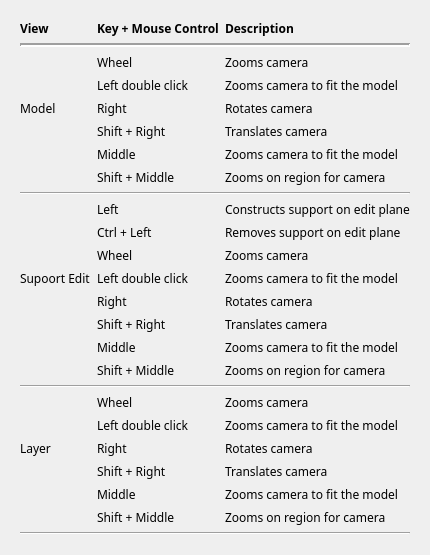
           <widget class="QWidget" name="tab_2">
            <attribute name="title">
             <string>Mouse Control</string>
            </attribute>
            <layout class="QGridLayout" name="gridLayout_5">
             <item row="0" column="0">
              <widget class="QFrame" name="frame_2">
               <property name="font">
                <font>
                 <family>맑은 고딕</family>
                 <pointsize>9</pointsize>
                 <weight>50</weight>
                 <bold>false</bold>
                </font>
               </property>
               <layout class="QGridLayout" name="gridLayout_2">
                <item row="22" column="1">
                 <widget class="QLabel" name="label_83">
                  <property name="font">
                   <font>
                    <family>맑은 고딕</family>
                    <pointsize>9</pointsize>
                    <weight>50</weight>
                    <bold>false</bold>
                   </font>
                  </property>
                  <property name="text">
                   <string>Middle</string>
                  </property>
                 </widget>
                </item>
                <item row="11" column="1">
                 <widget class="QLabel" name="label_59">
                  <property name="font">
                   <font>
                    <family>맑은 고딕</family>
                    <pointsize>9</pointsize>
                    <weight>50</weight>
                    <bold>false</bold>
                   </font>
                  </property>
                  <property name="text">
                   <string>Wheel</string>
                  </property>
                 </widget>
                </item>
                <item row="20" column="0">
                 <widget class="QLabel" name="label_29">
                  <property name="maximumSize">
                   <size>
                    <width>150</width>
                    <height>16777215</height>
                   </size>
                  </property>
                  <property name="font">
                   <font>
                    <family>맑은 고딕</family>
                    <pointsize>9</pointsize>
                    <weight>50</weight>
                    <bold>false</bold>
                   </font>
                  </property>
                  <property name="text">
                   <string>Layer</string>
                  </property>
                 </widget>
                </item>
                <item row="14" column="1">
                 <widget class="QLabel" name="label_68">
                  <property name="font">
                   <font>
                    <family>맑은 고딕</family>
                    <pointsize>9</pointsize>
                    <weight>50</weight>
                    <bold>false</bold>
                   </font>
                  </property>
                  <property name="text">
                   <string>Shift + Right</string>
                  </property>
                 </widget>
                </item>
                <item row="5" column="2">
                 <widget class="QLabel" name="label_51">
                  <property name="font">
                   <font>
                    <family>맑은 고딕</family>
                    <pointsize>9</pointsize>
                    <weight>50</weight>
                    <bold>false</bold>
                   </font>
                  </property>
                  <property name="text">
                   <string>Translates camera</string>
                  </property>
                 </widget>
                </item>
                <item row="5" column="1">
                 <widget class="QLabel" name="label_50">
                  <property name="font">
                   <font>
                    <family>맑은 고딕</family>
                    <pointsize>9</pointsize>
                    <weight>50</weight>
                    <bold>false</bold>
                   </font>
                  </property>
                  <property name="text">
                   <string>Shift + Right</string>
                  </property>
                 </widget>
                </item>
                <item row="4" column="2">
                 <widget class="QLabel" name="label_37">
                  <property name="font">
                   <font>
                    <family>맑은 고딕</family>
                    <pointsize>9</pointsize>
                    <weight>50</weight>
                    <bold>false</bold>
                   </font>
                  </property>
                  <property name="text">
                   <string>Rotates camera</string>
                  </property>
                 </widget>
                </item>
                <item row="7" column="2">
                 <widget class="QLabel" name="label_57">
                  <property name="font">
                   <font>
                    <family>맑은 고딕</family>
                    <pointsize>9</pointsize>
                    <weight>50</weight>
                    <bold>false</bold>
                   </font>
                  </property>
                  <property name="text">
                   <string>Zooms on region for camera</string>
                  </property>
                 </widget>
                </item>
                <item row="6" column="2">
                 <widget class="QLabel" name="label_54">
                  <property name="font">
                   <font>
                    <family>맑은 고딕</family>
                    <pointsize>9</pointsize>
                    <weight>50</weight>
                    <bold>false</bold>
                   </font>
                  </property>
                  <property name="text">
                   <string>Zooms camera to fit the model</string>
                  </property>
                 </widget>
                </item>
                <item row="7" column="1">
                 <widget class="QLabel" name="label_56">
                  <property name="font">
                   <font>
                    <family>맑은 고딕</family>
                    <pointsize>9</pointsize>
                    <weight>50</weight>
                    <bold>false</bold>
                   </font>
                  </property>
                  <property name="text">
                   <string>Shift + Middle</string>
                  </property>
                 </widget>
                </item>
                <item row="6" column="1">
                 <widget class="QLabel" name="label_53">
                  <property name="font">
                   <font>
                    <family>맑은 고딕</family>
                    <pointsize>9</pointsize>
                    <weight>50</weight>
                    <bold>false</bold>
                   </font>
                  </property>
                  <property name="text">
                   <string>Middle</string>
                  </property>
                 </widget>
                </item>
                <item row="8" column="0" colspan="3">
                 <widget class="Line" name="line_5">
                  <property name="font">
                   <font>
                    <family>맑은 고딕</family>
                    <pointsize>9</pointsize>
                    <weight>50</weight>
                    <bold>false</bold>
                   </font>
                  </property>
                  <property name="frameShadow">
                   <enum>QFrame::Sunken</enum>
                  </property>
                  <property name="orientation">
                   <enum>Qt::Horizontal</enum>
                  </property>
                 </widget>
                </item>
                <item row="9" column="1">
                 <widget class="QLabel" name="label_36">
                  <property name="font">
                   <font>
                    <family>맑은 고딕</family>
                    <pointsize>9</pointsize>
                    <weight>50</weight>
                    <bold>false</bold>
                   </font>
                  </property>
                  <property name="text">
                   <string>Left</string>
                  </property>
                 </widget>
                </item>
                <item row="9" column="2">
                 <widget class="QLabel" name="label_28">
                  <property name="font">
                   <font>
                    <family>맑은 고딕</family>
                    <pointsize>9</pointsize>
                    <weight>50</weight>
                    <bold>false</bold>
                   </font>
                  </property>
                  <property name="text">
                   <string>Constructs support on edit plane</string>
                  </property>
                 </widget>
                </item>
                <item row="10" column="2">
                 <widget class="QLabel" name="label_44">
                  <property name="font">
                   <font>
                    <family>맑은 고딕</family>
                    <pointsize>9</pointsize>
                    <weight>50</weight>
                    <bold>false</bold>
                   </font>
                  </property>
                  <property name="text">
                   <string>Removes support on edit plane</string>
                  </property>
                 </widget>
                </item>
                <item row="10" column="1">
                 <widget class="QLabel" name="label_43">
                  <property name="font">
                   <font>
                    <family>맑은 고딕</family>
                    <pointsize>9</pointsize>
                    <weight>50</weight>
                    <bold>false</bold>
                   </font>
                  </property>
                  <property name="text">
                   <string>Ctrl + Left</string>
                  </property>
                 </widget>
                </item>
                <item row="11" column="2">
                 <widget class="QLabel" name="label_60">
                  <property name="font">
                   <font>
                    <family>맑은 고딕</family>
                    <pointsize>9</pointsize>
                    <weight>50</weight>
                    <bold>false</bold>
                   </font>
                  </property>
                  <property name="text">
                   <string>Zooms camera</string>
                  </property>
                 </widget>
                </item>
                <item row="12" column="2">
                 <widget class="QLabel" name="label_63">
                  <property name="font">
                   <font>
                    <family>맑은 고딕</family>
                    <pointsize>9</pointsize>
                    <weight>50</weight>
                    <bold>false</bold>
                   </font>
                  </property>
                  <property name="text">
                   <string>Zooms camera to fit the model</string>
                  </property>
                 </widget>
                </item>
                <item row="12" column="0">
                 <widget class="QLabel" name="label_61">
                  <property name="maximumSize">
                   <size>
                    <width>150</width>
                    <height>16777215</height>
                   </size>
                  </property>
                  <property name="font">
                   <font>
                    <family>맑은 고딕</family>
                    <pointsize>9</pointsize>
                    <weight>50</weight>
                    <bold>false</bold>
                   </font>
                  </property>
                  <property name="text">
                   <string>Supoort Edit</string>
                  </property>
                 </widget>
                </item>
                <item row="13" column="1">
                 <widget class="QLabel" name="label_65">
                  <property name="font">
                   <font>
                    <family>맑은 고딕</family>
                    <pointsize>9</pointsize>
                    <weight>50</weight>
                    <bold>false</bold>
                   </font>
                  </property>
                  <property name="text">
                   <string>Right</string>
                  </property>
                 </widget>
                </item>
                <item row="12" column="1">
                 <widget class="QLabel" name="label_62">
                  <property name="font">
                   <font>
                    <family>맑은 고딕</family>
                    <pointsize>9</pointsize>
                    <weight>50</weight>
                    <bold>false</bold>
                   </font>
                  </property>
                  <property name="text">
                   <string>Left double click</string>
                  </property>
                 </widget>
                </item>
                <item row="13" column="2">
                 <widget class="QLabel" name="label_66">
                  <property name="font">
                   <font>
                    <family>맑은 고딕</family>
                    <pointsize>9</pointsize>
                    <weight>50</weight>
                    <bold>false</bold>
                   </font>
                  </property>
                  <property name="text">
                   <string>Rotates camera</string>
                  </property>
                 </widget>
                </item>
                <item row="16" column="1">
                 <widget class="QLabel" name="label_74">
                  <property name="font">
                   <font>
                    <family>맑은 고딕</family>
                    <pointsize>9</pointsize>
                    <weight>50</weight>
                    <bold>false</bold>
                   </font>
                  </property>
                  <property name="text">
                   <string>Shift + Middle</string>
                  </property>
                 </widget>
                </item>
                <item row="15" column="2">
                 <widget class="QLabel" name="label_72">
                  <property name="font">
                   <font>
                    <family>맑은 고딕</family>
                    <pointsize>9</pointsize>
                    <weight>50</weight>
                    <bold>false</bold>
                   </font>
                  </property>
                  <property name="text">
                   <string>Zooms camera to fit the model</string>
                  </property>
                 </widget>
                </item>
                <item row="15" column="1">
                 <widget class="QLabel" name="label_71">
                  <property name="font">
                   <font>
                    <family>맑은 고딕</family>
                    <pointsize>9</pointsize>
                    <weight>50</weight>
                    <bold>false</bold>
                   </font>
                  </property>
                  <property name="text">
                   <string>Middle</string>
                  </property>
                 </widget>
                </item>
                <item row="18" column="2">
                 <widget class="QLabel" name="label_48">
                  <property name="font">
                   <font>
                    <family>맑은 고딕</family>
                    <pointsize>9</pointsize>
                    <weight>50</weight>
                    <bold>false</bold>
                   </font>
                  </property>
                  <property name="text">
                   <string>Zooms camera</string>
                  </property>
                 </widget>
                </item>
                <item row="16" column="2">
                 <widget class="QLabel" name="label_75">
                  <property name="font">
                   <font>
                    <family>맑은 고딕</family>
                    <pointsize>9</pointsize>
                    <weight>50</weight>
                    <bold>false</bold>
                   </font>
                  </property>
                  <property name="text">
                   <string>Zooms on region for camera</string>
                  </property>
                 </widget>
                </item>
                <item row="17" column="0" colspan="3">
                 <widget class="Line" name="line_6">
                  <property name="font">
                   <font>
                    <family>맑은 고딕</family>
                    <pointsize>9</pointsize>
                    <weight>50</weight>
                    <bold>false</bold>
                   </font>
                  </property>
                  <property name="orientation">
                   <enum>Qt::Horizontal</enum>
                  </property>
                 </widget>
                </item>
                <item row="18" column="1">
                 <widget class="QLabel" name="label_46">
                  <property name="font">
                   <font>
                    <family>맑은 고딕</family>
                    <pointsize>9</pointsize>
                    <weight>50</weight>
                    <bold>false</bold>
                   </font>
                  </property>
                  <property name="text">
                   <string>Wheel</string>
                  </property>
                 </widget>
                </item>
                <item row="20" column="1">
                 <widget class="QLabel" name="label_77">
                  <property name="font">
                   <font>
                    <family>맑은 고딕</family>
                    <pointsize>9</pointsize>
                    <weight>50</weight>
                    <bold>false</bold>
                   </font>
                  </property>
                  <property name="text">
                   <string>Right</string>
                  </property>
                 </widget>
                </item>
                <item row="19" column="1">
                 <widget class="QLabel" name="label_30">
                  <property name="font">
                   <font>
                    <family>맑은 고딕</family>
                    <pointsize>9</pointsize>
                    <weight>50</weight>
                    <bold>false</bold>
                   </font>
                  </property>
                  <property name="text">
                   <string>Left double click</string>
                  </property>
                 </widget>
                </item>
                <item row="19" column="2">
                 <widget class="QLabel" name="label_31">
                  <property name="font">
                   <font>
                    <family>맑은 고딕</family>
                    <pointsize>9</pointsize>
                    <weight>50</weight>
                    <bold>false</bold>
                   </font>
                  </property>
                  <property name="text">
                   <string>Zooms camera to fit the model</string>
                  </property>
                 </widget>
                </item>
                <item row="23" column="2">
                 <widget class="QLabel" name="label_87">
                  <property name="font">
                   <font>
                    <family>맑은 고딕</family>
                    <pointsize>9</pointsize>
                    <weight>50</weight>
                    <bold>false</bold>
                   </font>
                  </property>
                  <property name="text">
                   <string>Zooms on region for camera</string>
                  </property>
                 </widget>
                </item>
                <item row="20" column="2">
                 <widget class="QLabel" name="label_78">
                  <property name="font">
                   <font>
                    <family>맑은 고딕</family>
                    <pointsize>9</pointsize>
                    <weight>50</weight>
                    <bold>false</bold>
                   </font>
                  </property>
                  <property name="text">
                   <string>Rotates camera</string>
                  </property>
                 </widget>
                </item>
                <item row="21" column="1">
                 <widget class="QLabel" name="label_80">
                  <property name="font">
                   <font>
                    <family>맑은 고딕</family>
                    <pointsize>9</pointsize>
                    <weight>50</weight>
                    <bold>false</bold>
                   </font>
                  </property>
                  <property name="text">
                   <string>Shift + Right</string>
                  </property>
                 </widget>
                </item>
                <item row="21" column="2">
                 <widget class="QLabel" name="label_81">
                  <property name="font">
                   <font>
                    <family>맑은 고딕</family>
                    <pointsize>9</pointsize>
                    <weight>50</weight>
                    <bold>false</bold>
                   </font>
                  </property>
                  <property name="text">
                   <string>Translates camera</string>
                  </property>
                 </widget>
                </item>
                <item row="22" column="2">
                 <widget class="QLabel" name="label_84">
                  <property name="font">
                   <font>
                    <family>맑은 고딕</family>
                    <pointsize>9</pointsize>
                    <weight>50</weight>
                    <bold>false</bold>
                   </font>
                  </property>
                  <property name="text">
                   <string>Zooms camera to fit the model</string>
                  </property>
                 </widget>
                </item>
                <item row="14" column="2">
                 <widget class="QLabel" name="label_69">
                  <property name="font">
                   <font>
                    <family>맑은 고딕</family>
                    <pointsize>9</pointsize>
                    <weight>50</weight>
                    <bold>false</bold>
                   </font>
                  </property>
                  <property name="text">
                   <string>Translates camera</string>
                  </property>
                 </widget>
                </item>
                <item row="0" column="2">
                 <widget class="QLabel" name="label_25">
                  <property name="font">
                   <font>
                    <family>맑은 고딕</family>
                    <pointsize>9</pointsize>
                    <weight>75</weight>
                    <bold>true</bold>
                   </font>
                  </property>
                  <property name="text">
                   <string>Description</string>
                  </property>
                 </widget>
                </item>
                <item row="23" column="1">
                 <widget class="QLabel" name="label_86">
                  <property name="font">
                   <font>
                    <family>맑은 고딕</family>
                    <pointsize>9</pointsize>
                    <weight>50</weight>
                    <bold>false</bold>
                   </font>
                  </property>
                  <property name="text">
                   <string>Shift + Middle</string>
                  </property>
                 </widget>
                </item>
                <item row="3" column="1">
                 <widget class="QLabel" name="label_32">
                  <property name="font">
                   <font>
                    <family>맑은 고딕</family>
                    <pointsize>9</pointsize>
                    <weight>50</weight>
                    <bold>false</bold>
                   </font>
                  </property>
                  <property name="text">
                   <string>Left double click</string>
                  </property>
                 </widget>
                </item>
                <item row="0" column="1">
                 <widget class="QLabel" name="label_26">
                  <property name="font">
                   <font>
                    <family>맑은 고딕</family>
                    <pointsize>9</pointsize>
                    <weight>75</weight>
                    <bold>true</bold>
                   </font>
                  </property>
                  <property name="text">
                   <string>Key + Mouse Control</string>
                  </property>
                 </widget>
                </item>
                <item row="1" column="0" colspan="3">
                 <widget class="Line" name="line_4">
                  <property name="minimumSize">
                   <size>
                    <width>0</width>
                    <height>5</height>
                   </size>
                  </property>
                  <property name="maximumSize">
                   <size>
                    <width>16777215</width>
                    <height>5</height>
                   </size>
                  </property>
                  <property name="font">
                   <font>
                    <family>맑은 고딕</family>
                    <pointsize>9</pointsize>
                    <weight>50</weight>
                    <bold>false</bold>
                   </font>
                  </property>
                  <property name="frameShadow">
                   <enum>QFrame::Sunken</enum>
                  </property>
                  <property name="lineWidth">
                   <number>2</number>
                  </property>
                  <property name="orientation">
                   <enum>Qt::Horizontal</enum>
                  </property>
                 </widget>
                </item>
                <item row="0" column="0">
                 <widget class="QLabel" name="label_27">
                  <property name="maximumSize">
                   <size>
                    <width>150</width>
                    <height>16777215</height>
                   </size>
                  </property>
                  <property name="font">
                   <font>
                    <family>맑은 고딕</family>
                    <pointsize>9</pointsize>
                    <weight>75</weight>
                    <bold>true</bold>
                   </font>
                  </property>
                  <property name="text">
                   <string>View</string>
                  </property>
                 </widget>
                </item>
                <item row="2" column="2">
                 <widget class="QLabel" name="label_38">
                  <property name="font">
                   <font>
                    <family>맑은 고딕</family>
                    <pointsize>9</pointsize>
                    <weight>50</weight>
                    <bold>false</bold>
                   </font>
                  </property>
                  <property name="text">
                   <string>Zooms camera</string>
                  </property>
                 </widget>
                </item>
                <item row="2" column="1">
                 <widget class="QLabel" name="label_47">
                  <property name="font">
                   <font>
                    <family>맑은 고딕</family>
                    <pointsize>9</pointsize>
                    <weight>50</weight>
                    <bold>false</bold>
                   </font>
                  </property>
                  <property name="text">
                   <string>Wheel</string>
                  </property>
                 </widget>
                </item>
                <item row="4" column="0">
                 <widget class="QLabel" name="label_35">
                  <property name="maximumSize">
                   <size>
                    <width>150</width>
                    <height>16777215</height>
                   </size>
                  </property>
                  <property name="font">
                   <font>
                    <family>맑은 고딕</family>
                    <pointsize>9</pointsize>
                    <weight>50</weight>
                    <bold>false</bold>
                   </font>
                  </property>
                  <property name="text">
                   <string>Model</string>
                  </property>
                 </widget>
                </item>
                <item row="4" column="1">
                 <widget class="QLabel" name="label_40">
                  <property name="font">
                   <font>
                    <family>맑은 고딕</family>
                    <pointsize>9</pointsize>
                    <weight>50</weight>
                    <bold>false</bold>
                   </font>
                  </property>
                  <property name="text">
                   <string>Right</string>
                  </property>
                 </widget>
                </item>
                <item row="24" column="0" colspan="3">
                 <widget class="Line" name="line_2">
                  <property name="font">
                   <font>
                    <family>맑은 고딕</family>
                    <pointsize>9</pointsize>
                    <weight>50</weight>
                    <bold>false</bold>
                   </font>
                  </property>
                  <property name="orientation">
                   <enum>Qt::Horizontal</enum>
                  </property>
                 </widget>
                </item>
                <item row="3" column="2">
                 <widget class="QLabel" name="label_33">
                  <property name="font">
                   <font>
                    <family>맑은 고딕</family>
                    <pointsize>9</pointsize>
                    <weight>50</weight>
                    <bold>false</bold>
                   </font>
                  </property>
                  <property name="text">
                   <string>Zooms camera to fit the model</string>
                  </property>
                 </widget>
                </item>
               </layout>
              </widget>
             </item>
            </layout>
           </widget>
